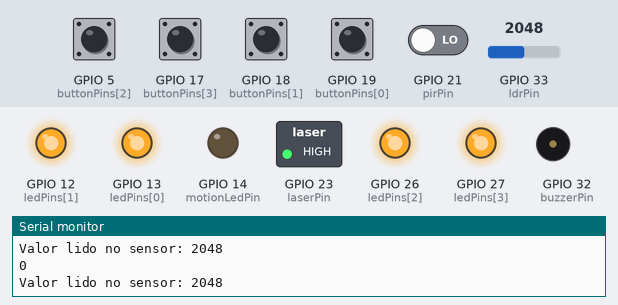
Bench run of a sketch on a simulated ESP32. On the bench: switched loads named in the sketch (green lamp = pin HIGH), output pins drawn as LEDs (lit = HIGH), buzzer (waves = sounding), the last lines printed to the serial monitor. The inputs (shaded band) are chosen by the test bench; at power-on: GPIO 5 (buttonPins[2]), GPIO 17 (buttonPins[3]), GPIO 18 (buttonPins[1]), GPIO 19 (buttonPins[0]) HIGH, GPIO 21 (pirPin) LOW, GPIO 33 (ldrPin) = 2048.

Above: at 1.2 s.
1.3 s: GPIO 33 (ldrPin) set to 844
2.8 s: GPIO 33 (ldrPin) set to 729
At 4.1 s:
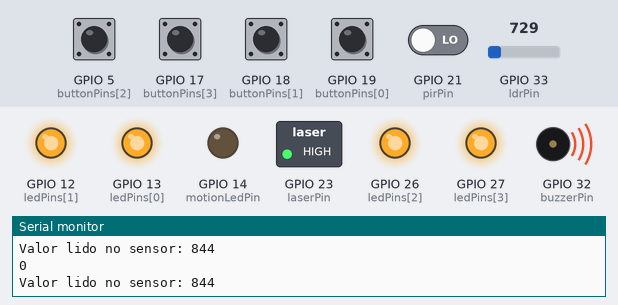
5.8 s: GPIO 21 (pirPin) driven HIGH
At 7.6 s:
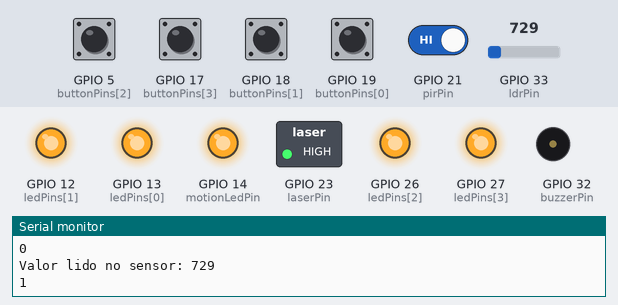
9.5 s: GPIO 33 (ldrPin) set to 760
12.5 s: GPIO 21 (pirPin) driven LOW
At 14.1 s:
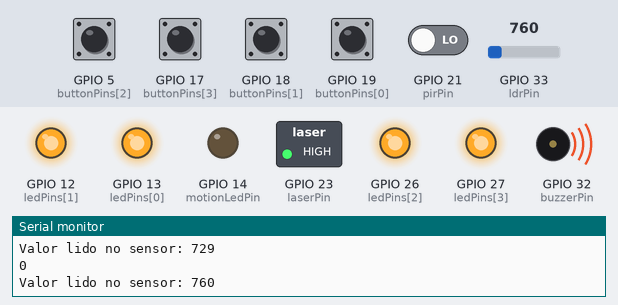
Timing chart, 0 to 16.5 s (numbered marks = the images above; inputs shaded):
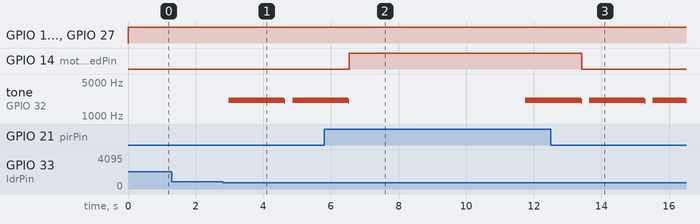

The sketch:

sketch_dec4d.ino
```cpp
// Definição dos pinos para os componentes
const int buzzerPin = 32; // Piezo no pino 7
const int ldrPin = 33; // LDR no pino analógico 0
const int laserPin = 23;
const int pirPin = 21; // PIR (Sensor de Movimento) no pino 21
const int motionLedPin = 14; // LED de indicação de movimento no pino 14

// Variáveis para armazenar valores
int ldrValue = 0; // Valor lido do LDR
int toneVal = 0; // Valor para controle do tom no buzzer
float sinVal; // Valor para a função seno

// Variáveis para controle dos botões e LEDs
const int buttonPins[] = {19, 18, 5, 17}; // Pinos dos 4 botões
const int ledPins[] = {13, 12, 26, 27}; // Pinos dos 4 LEDs
int buttonStates[] = {LOW, LOW, LOW, LOW}; // Estados atuais dos botões
int lastButtonStates[] = {LOW, LOW, LOW, LOW}; // Estados anteriores dos botões
bool ledOn[] = {false, false, false, false}; // Estado dos LEDs

int pirState = 0; // Variável para armazenar o estado do PIR

void setup() {
    Serial.begin(9600); // Inicialização do monitor serial

    pinMode(buzzerPin, OUTPUT);
    pinMode(laserPin, OUTPUT);
    digitalWrite(laserPin, HIGH); // Liga o laser ao iniciar o Arduino

    // Configuração dos pinos dos botões como INPUT_PULLUP e LEDs como saída
    for (int i = 0; i < 4; i++) {
        pinMode(buttonPins[i], INPUT_PULLUP);
        pinMode(ledPins[i], OUTPUT);
        digitalWrite(ledPins[i], LOW); // Inicializa os LEDs como desligados
    }

    pinMode(pirPin, INPUT);
    pinMode(motionLedPin, OUTPUT);
}

void loop() {
    ldrValue = analogRead(ldrPin); // Lê o valor do LDR

    if (ldrValue <= 800) {
        sirene();
        delay(25);
        noTone(buzzerPin);
    }

    // Verifica o estado dos botões e controla os LEDs correspondentes
    for (int i = 0; i < 4; i++) {
        buttonStates[i] = digitalRead(buttonPins[i]);

        if (buttonStates[i] == HIGH && lastButtonStates[i] == LOW) {
            if (!ledOn[i]) {
                digitalWrite(ledPins[i], HIGH); // Liga o LED
                ledOn[i] = true;
            } else {
                digitalWrite(ledPins[i], LOW); // Desliga o LED
                ledOn[i] = false;
            }
        }

        lastButtonStates[i] = buttonStates[i]; // Atualiza o estado anterior do botão
    }

    pirState = digitalRead(pirPin); // Lê o estado do PIR
    Serial.println(pirState); // Exibe o estado do PIR no monitor serial

    // Se o PIR detectar movimento, acende o LED de movimento por 5 segundos
    if (pirState == HIGH) {
        digitalWrite(motionLedPin, HIGH);
        delay(5000);
    } else {
        digitalWrite(motionLedPin, LOW); // Desliga o LED de movimento
    }

    // Exibe o valor do sensor LDR no monitor serial
    Serial.print("Valor lido no sensor: ");
    Serial.println(ldrValue);
    delay(50);
}

// Função para tocar a sirene
void sirene() {
    for (int k = 0; k < 5; k++) {
        for (int x = 0; x < 180; x++) {
            sinVal = (sin(x * (3.1412 / 180))); // Calcula o valor da função seno
            toneVal = 2000 + (int(sinVal * 100)); // Gera uma frequência para o tom
            tone(buzzerPin, toneVal); // Toca o tom no buzzer
            delay(2); // Atraso para gerar o próximo tom
        }
    }
}
```

Measured:
- the behaviour switches between 801 and 800 on GPIO 33 (ldrPin) (found by bisection; images 0 and 1)
- after the input at 2.8 s, tone on GPIO 32 (buzzerPin): silent → 2099 Hz after 0.18 s, → 2001 Hz 1.6 s later, → silent 0.03 s later, → 2099 Hz 0.22 s later
- after the input at 5.8 s, GPIO 14 (motionLedPin): LOW → HIGH after 0.74 s; tone on GPIO 32 (buzzerPin): goes on until 6.5 s, then stays silent
- after the input at 12.5 s, GPIO 14 (motionLedPin): HIGH → LOW after 0.92 s
